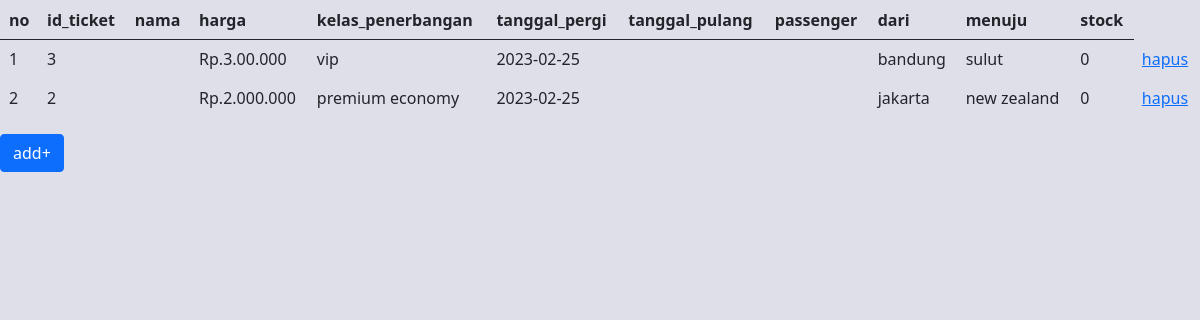
Screenshot of /ticket.php with the database file from the repository.
### tables this page shows
CREATE TABLE `ticket` (
  `id_ticket` text DEFAULT NULL,
  `name` varchar(100) DEFAULT NULL,
  `harga` text DEFAULT NULL,
  `kelas_penerbangan` enum('economy','premium economy','vip','vvip') DEFAULT NULL,
  `tanggal_pergi` date DEFAULT NULL,
  `tanggal_pulang` date DEFAULT NULL,
  `type_pasenger` enum('dewasa','remaja','anak_anak') DEFAULT NULL,
  `dari` enum('jakarta','bandung','aceh') NOT NULL,
  `menuju` enum('bali','buol','sulut','kalut','jepang','australia','new zealand') NOT NULL,
  `stock` int(11) NOT NULL
);

### ticket.php (the view, shortened to what this page needs)
<table class="table" border="1">
  <thead>
    <tr>
      <th scope="col">no</th>
      <th scope="col" name="id_ticket">id_ticket</th>
      <th scope="col" name="nama">nama</th>
      <th scope="col" name="harga">harga</th>
      <th scope="col" name="kelas_penerbangan">kelas_penerbangan</th>
      <th scope="col" name="tanggal_pergi">tanggal_pergi</th>
      <th scope="col" name="tanggal_pulang">tanggal_pulang</th>
      <th scope="col" name="type_passenger">passenger</th>
      <th scope="col" name="dari">dari</th>
      <th scope="col" name="menuju">menuju</th>
      <th scope="col" name="stock">stock</th>
    </tr>
</thead>
<?php
include "config.php";
include "bot.php";
$no=1;
$ambildata =mysqli_query($konek, "SELECT * FROM ticket");
while ($tampil = mysqli_fetch_array($ambildata)){
    echo "
        <tr>
        <td>$no</td>
        <td>$tampil[id_ticket]</td>
        <td>$tampil[name]</td>
        <td>Rp.$tampil[harga]</td>
        <td>$tampil[kelas_penerbangan]</td>
        <td>$tampil[tanggal_pergi]</td>
        <td>$tampil[tanggal_pulang]</td>
        <td>$tampil[type_pasenger]</td>
        <td>$tampil[dari]</td>
        <td>$tampil[menuju]</td>
        <td>$tampil[stock]</td>
        <td><a href='?kode=$tampil[id_ticket]'>hapus</a>
        </tr>";
    $no++;
}
?>
</table>
<a href="ticketaction.php" class="btn btn-primary">add+</a>

### bot.php (shortened to what this page needs)
<!doctype html>
<html lang="en">
  <head>
    <link href="https://cdn.jsdelivr.net/npm/bootstrap@5.0.2/dist/css/bootstrap.min.css" rel="stylesheet">
  </head>
  <body style="background-color: #dfdfe9;">
  </body>
</html>

### rows the page displays
ticket: id_ticket "3", harga "3.00.000", kelas_penerbangan "vip", tanggal_pergi "2023-02-25", dari "bandung", menuju "sulut", stock "0"
ticket: id_ticket "2", harga "2.000.000", kelas_penerbangan "premium economy", tanggal_pergi "2023-02-25", dari "jakarta", menuju "new zealand", stock "0"
